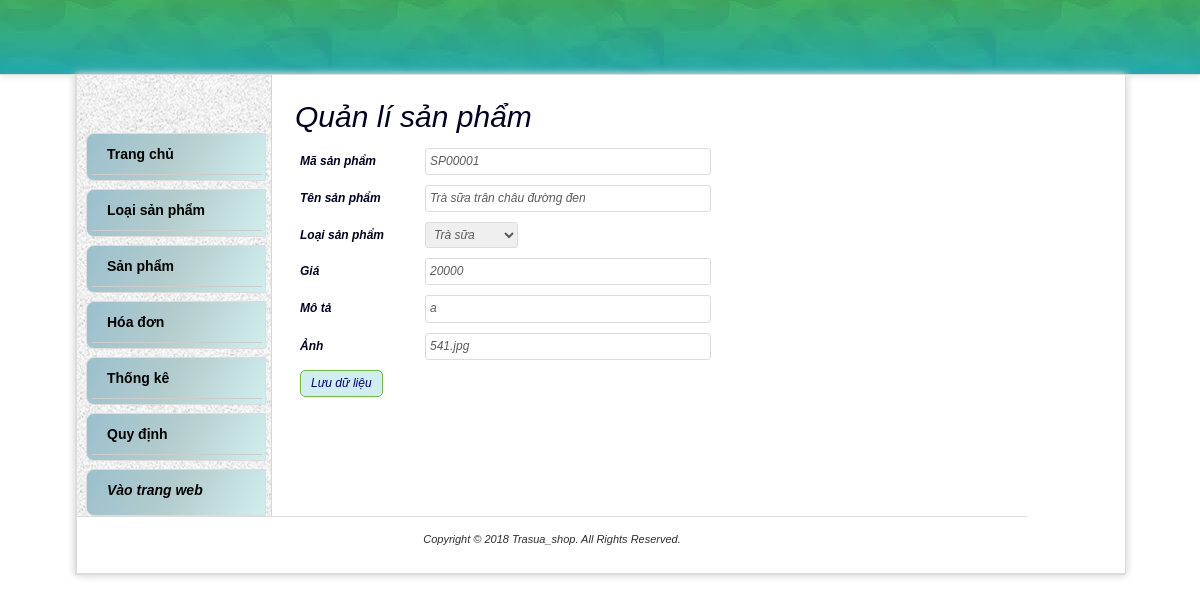
The app's page /SourceCode/Front_end/Web/admin/suaSanPham.php?masp=SP00001 with its own data.
### tables this page shows
CREATE TABLE `sanpham` (
  `MaSP` varchar(7) NOT NULL,
  `MaLoaiSP` varchar(7) DEFAULT NULL,
  `TenSP` varchar(40) DEFAULT NULL,
  `HinhAnh` varchar(150) DEFAULT NULL,
  `Gia` int(11) DEFAULT NULL,
  `MoTa` varchar(500) NOT NULL
);

### SourceCode/Front_end/Web/admin/model/sanpham.php (called while the page is built, shortened)
<?php
function lay_sampham_masp($masp) {
	$conn = connect();
    $strSQL = "select sp.MaSP,lsp.TenLoaiSP,sp.TenSP,sp.HinhAnh,sp.Gia,sp.MoTa
				from sanpham as sp, loaisanpham lsp
				where sp.masp='".$masp."' and sp.maloaisp=lsp.maloaisp";
    $result = mysqli_query($conn, $strSQL) Or die('<p>Không thể thực thi câu truy vấn.</p>');
    return $result;
}
?>

### SourceCode/Front_end/Web/admin/model/loaisanpham.php (called while the page is built, shortened)
<?php
 	function lay_loaisampham() {
		$conn = connect();
    	$strSQL = "select * from loaisanpham ";
    	$result = mysqli_query($conn, $strSQL) Or die('<p>Không thể thực thi câu truy vấn.</p>');
    	return $result;
	}
?>

### SourceCode/Front_end/Web/admin/suaSanPham.php (the view, shortened to what this page needs)
<!DOCTYPE html>
<html>
    <head>
        <link rel="stylesheet" href="https://maxcdn.bootstrapcdn.com/bootstrap/3.3.6/css/bootstrap.min.css" />
        <c:set var="root" value="${pageContext.request.contextPath}"/>
        <link href="/css/mos-style.css" rel='stylesheet' type='text/css' />
    </head>
    <body>
        <?php include 'parts/header.php'?>
        <form action="controllers/sanpham.php" method="post" enctype="multipart/form-data">
        <div id="wrapper">
            <?php include "parts/menu.php" ?>
            <div id="rightContent">
                <h2>Quản lí sản phẩm </h2>
                <?php require_once(__DIR__."\model\sanpham.php");?>
                <?php require_once(__DIR__."\model\loaisanpham.php");?>
                <?php $masp= $_GET['masp']; $list_sanpham=lay_loaisampham(); ?>
                <?php $sanpham = mysqli_fetch_array(lay_sampham_masp($masp));?>
                    <table border="1", width="850" align="center">
                         <tr>
                            <td width="125px" ><b>Mã sản phẩm</b></td>
                            <td><input required type="text" class="sedang" name="maSP" value="<?php echo $masp ?>" readonly></td>
                        </tr>
                        <tr>
                            <td width="125px" ><b>Tên sản phẩm</b></td>
                            <td><input required type="text" class="sedang" name="tenSP" value="<?php echo $sanpham['TenSP'] ?>"></td>
                        </tr>
                        <tr>
                            <td><b>Loại sản phẩm</b></td>
                            <td>
                                <select id="LSP" name="tenLSP" width="125px" >
                                    <?php
                                        $loaisp =  $sanpham['TenLoaiSP'];
                                        while ($arr_loaisanpham= mysqli_fetch_array($list_sanpham)){
                                            if ($arr_loaisanpham['TenLoaiSP'] != $loaisp){ ?>
                                                <option><?php echo $arr_loaisanpham['TenLoaiSP'] ?></option>
                                            <?php }else{ ?>
                                                <option selected><?php echo $arr_loaisanpham['TenLoaiSP'] ?></option>
                                            <?php }
                                        }?>
                                </select>
                            </td>
                        </tr>
                        <tr>
                            <td ><b>Giá </b></td>
                            <td><input required type="number" class="sedang" name="gia" value="<?php echo $sanpham['Gia'] ?>"></td>
                        </tr>
                         <tr>
                            <td width="125px"><b>Mô tả</b></td>
                            <td><input  type="text" class="sedang" name="mota" value="<?php echo $sanpham['MoTa'] ?>"></td>
                        </tr>
                        <tr>
                            <td width="125px"><b>Ảnh</b></td>
                           <td><input required type="text" class="sedang" name="AnhSP" value="<?php echo $sanpham['HinhAnh'] ?>"></td>
                        </tr>
                        <tr><td>
                            <input type="submit" class="button" value="Lưu dữ liệu">
                        </td></tr>
                    </table>
                </div>
            <?php include "parts/footer.php" ?>
         </div>
       </form>
    </body>
</html>

### SourceCode/Front_end/Web/admin/css/mos-style.css (style rules this page uses)
body { background: url(../images/latar.jpg); margin: 0; padding: 0; font-family: Arial; font-size: 12px; color: #2e2e2e; text-align: center; }
input { padding: 4px;color: #5b5b5b;border: 1px solid #dcdcdc; -moz-border-radius: 3px;-webkit-border-radius: 3px;-o-border-radius: 3px; }
input.sedang { width: 40%; }
.button { cursor: pointer; padding: 4px 10px 4px 10px; color: #00008B; background-color: #D1EEEE; border: 1px solid #71bb3b; -moz-border-radius: 5px; -webkit-border-radius: 5px; -o-border-radius: 5px; }
select { padding: 4px;color: #5b5b5b;border: 1px solid #dcdcdc; -moz-border-radius: 3px;-webkit-border-radius: 3px;-o-border-radius: 3px; }
table { border:none;font-size: 12px; }
td { border:none; padding: 5px; }
#wrapper { width: 1050px; padding: 0px 0 0 0; position: relative; border-left: 1px solid #dcdcdc; border-right: 1px solid #dcdcdc; border-bottom: 1px solid #dcdcdc; float: center; margin: auto; text-align: center; background: #fff url(../img/bg_kiri.png) repeat-y; -moz-box-shadow: 0px 0px 8px #dcdcdc; -webkit-box-shadow: 0px 0px 8px #dcdcdc; }
#rightContent { width: 835px; padding: 5px; float: right; border-left: 0px solid #dcdcdc; text-align: left; color: #000022; }

### SourceCode/Front_end/Web/admin/parts/menu.php (style rules this page uses)
* { margin: 0; padding: 0; -webkit-box-sizing: border-box; -moz-box-sizing: border-box; box-sizing: border-box; }

### records on screen
sanpham: tenSP "Trà sữa trân châu đường đen", gia "20000", mota "a", AnhSP "541.jpg"

### other values on screen
form field tenLSP "Trà sữa"
